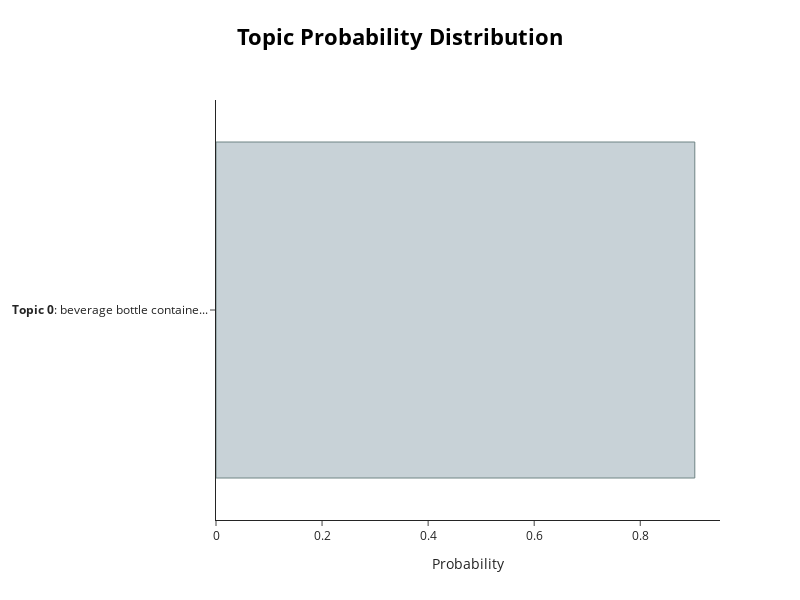

Source (notebook cell):
### Code cell
# Visualize probability distribution - passing a document index
topic_model.visualize_distribution(topic_model.probabilities_[1703], min_probability=0.015)

### Figure 1 — Plotly figure (JSON) as saved in the notebook; plotly's stock layout.template omitted (floating-point values rounded to 4 significant figures)
{"data": [{"marker": {"color": "#C8D2D7", "line": {"color": "#6E8484", "width": 1}}, "orientation": "h", "type": "bar", "x": [0.9029], "y": ["<b>Topic 0</b>: beverage bottle containe..."]}], "layout": {"height": 600, "hoverlabel": {"bgcolor": "white", "font": {"family": "Rockwell", "size": 16}}, "title": {"font": {"color": "Black", "size": 22}, "text": "<b>Topic Probability Distribution</b>", "x": 0.5, "xanchor": "center", "y": 0.95, "yanchor": "top"}, "width": 800, "xaxis": {"title": {"text": "Probability"}}}}
